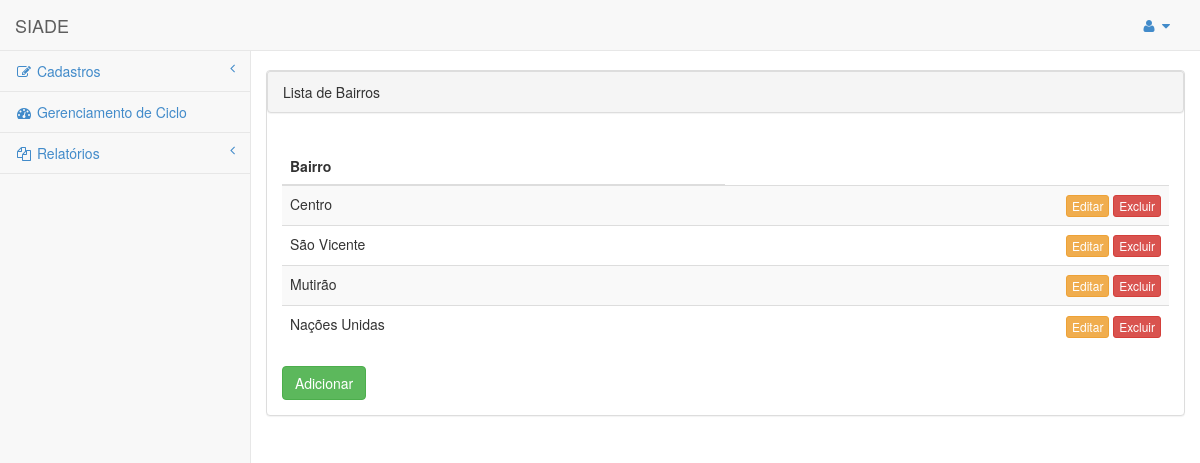
/bairro_listar.php (signed in), run on the app's committed database.
### tables this page shows
CREATE TABLE IF NOT EXISTS `bairro` (
  `id_bairro` int(11) NOT NULL AUTO_INCREMENT,
  `nome_bairro` varchar(45) DEFAULT NULL,
  `cidade_id_cidade` int(11) NOT NULL,
  PRIMARY KEY (`id_bairro`),
  KEY `fk_bairro_cidade1_idx` (`cidade_id_cidade`)
);

### bairro_listar.php (the view, shortened to what this page needs)
<!DOCTYPE html>
<html>
<head>
    <link href="css/bootstrap.min.css" rel="stylesheet">
    <link href="font-awesome/css/font-awesome.css" rel="stylesheet">
    <link href="css/plugins/morris/morris-0.4.3.min.css" rel="stylesheet">
    <link href="css/plugins/timeline/timeline.css" rel="stylesheet">
    <link href="css/sb-admin.css" rel="stylesheet">
</head>
<body>
    <div id="wrapper">
        <nav class="navbar navbar-default navbar-fixed-top" role="navigation" style="margin-bottom: 0">
            <div class="navbar-header">
                <a class="navbar-brand" href="principal.php">SIADE</a>
            </div>
            <ul class="nav navbar-top-links navbar-right">
                <li class="dropdown">
                    <a class="dropdown-toggle" data-toggle="dropdown" href="#">
                        <i class="fa fa-user fa-fw"></i>  <i class="fa fa-caret-down"></i>
                    </a>
                </li>
            </ul>
            <div id="menu" class="navbar-default navbar-static-side" role="navigation">
                <div class="sidebar-collapse">
                    <ul class="nav" id="side-menu">
                        <li>
                            <a href="#"><i class="fa fa-edit fa-fw"></i> Cadastros<span class="fa arrow"></span></a>
                        </li>
                        <li>
                            <a href="gerenciamentociclo_listar.php"><i class="fa fa-dashboard fa-fw"></i> Gerenciamento de Ciclo</a>
                        </li>
                        <li>
                            <a href="#"><i class="fa fa-files-o fa-fw"></i> Relatórios<span class="fa arrow"></span></a>
                        </li>
                </div>
            </div>
        </nav>
    </div>
    <div id="page-wrapper">
        <br />
        <div class="row">
            <div class="panel panel-default">
                <div class="panel panel-heading">
                    Lista de Bairros
                </div>
            <div class="panel-body">
                <div class="table-responsive">
                <?php
                    echo "<table class='table table-striped table-hover'>";
                    echo "<thead>";
                    echo "<th><b>Bairro</b></td>";
                    echo "<td></td>";
                    echo "<td></td>";
                    echo "</thead>";
                    $result = mysql_query("SELECT * FROM `bairro`") or trigger_error(mysql_error());
                    while($row = mysql_fetch_array($result)){
                    foreach($row AS $key => $value) { $row[$key] = stripslashes($value); }
                    echo "<tr>";
                    echo "<td valign='top'>" . nl2br( $row['nome_bairro']) . "</td>";
                    echo "<td colspan='2' align='right' valign='top'>
                    <a class='btn btn-warning btn-xs' href=bairro_editar.php?id={$row['id_bairro']}> Editar </a>
                    <a class='btn btn-danger btn-xs' href=bairro_listar.php?id={$row['id_bairro']}> Excluir </a></td> ";
                    echo "</tr>";
                    }
                    echo "</table>";
                ?>
                <a href="bairro.php" class="btn btn-success">Adicionar</a>
                    </div>
                </div>
            </div>
        </div>
    </div>
</body>
</html>

### css/sb-admin.css (style rules this page uses)
body { padding-top: 100px; background-color: #f8f8f8; }
@media (min-width:768px) { body { padding-top: 50px; } }
#wrapper { width: 100%; }
#page-wrapper { padding: 0 15px; min-height: 568px; background-color: #fff; }
@media (min-width:768px) { #page-wrapper { position: inherit; margin: 0 0 0 250px; padding: 0 30px; min-height: 1300px; border-left: 1px solid #e7e7e7; } }
.navbar-top-links li { display: inline-block; }
.navbar-top-links li:last-child { margin-right: 15px; }
.navbar-top-links li a { padding: 15px; min-height: 50px; }
.navbar-static-side ul li { border-bottom: 1px solid #e7e7e7; }
.arrow { float: right; }
.fa.arrow:before { content: "\f104"; }
@media (min-width:768px) { .navbar-static-side { z-index: 1; position: absolute; width: 250px; margin-top: 51px; } }

### data on the page
bairro: nome_bairro "Centro"
bairro: nome_bairro "São Vicente"
bairro: nome_bairro "Mutirão"
bairro: nome_bairro "Nações Unidas"
